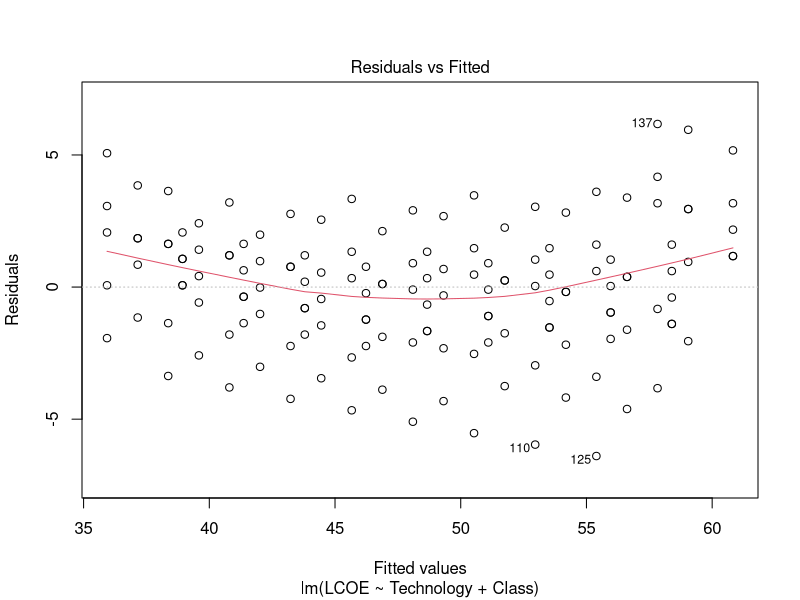
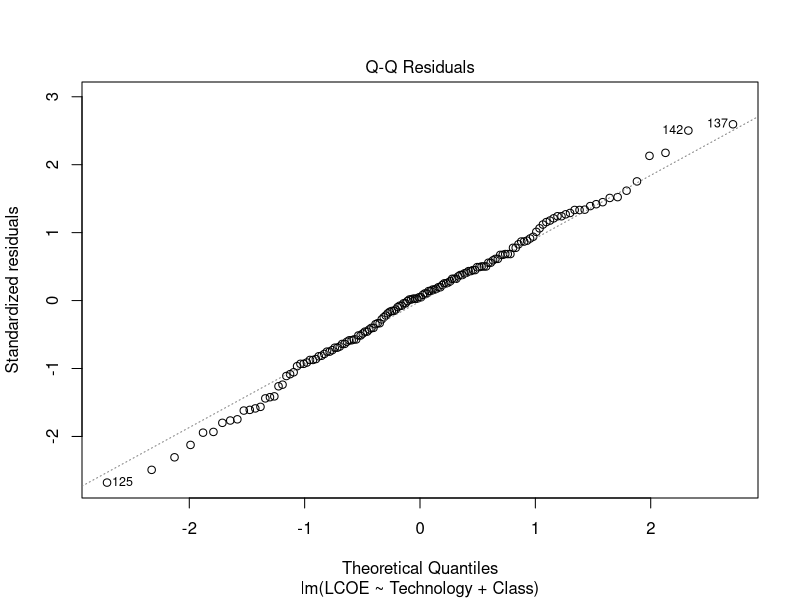
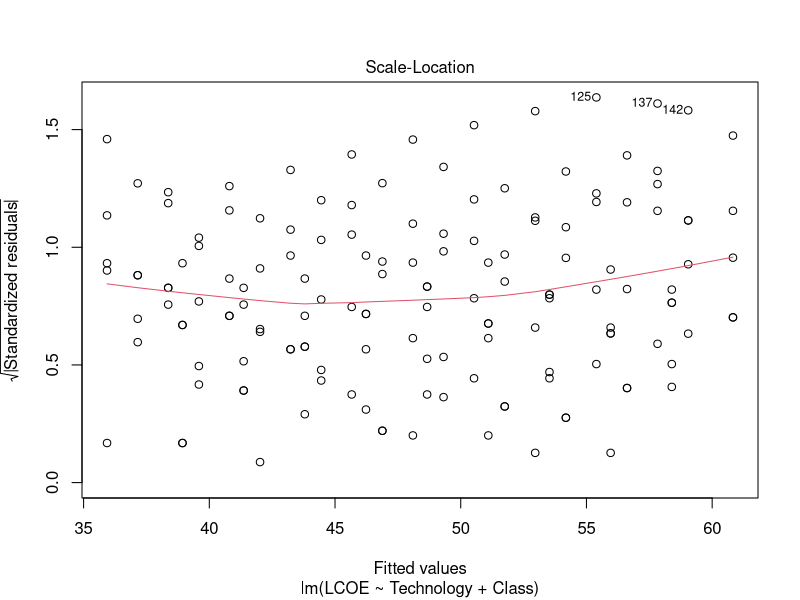
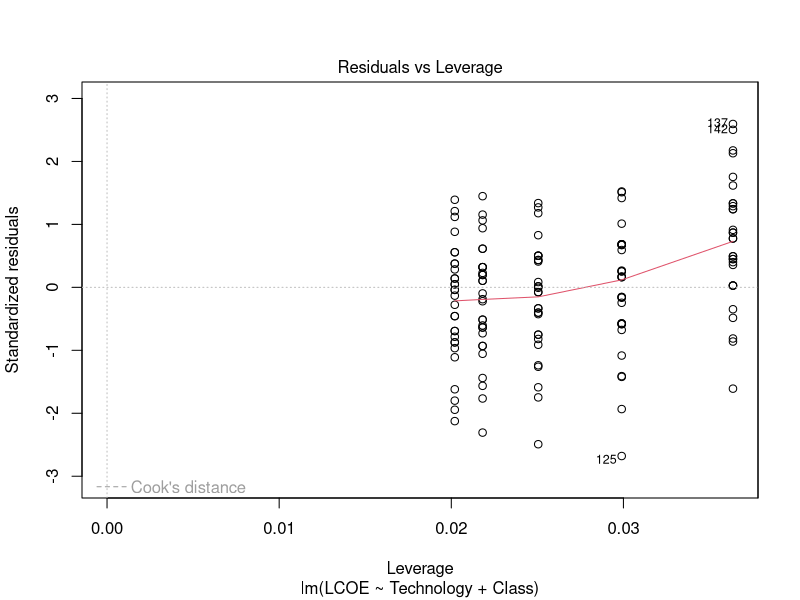

These charts were generated, in order, by the following R code: (Note: this script raises an error after producing the figures.)
## ---- chunk 1
#Load packages
library(tidyverse)
library(here)
library(dplyr)
library(readxl)
library(openxlsx)

#Load in data
Solar_ATB <- read.csv("Processed_Data/Solar_ATB_Long.csv")
## ---- chunk 2
Model1.lm <- lm(LCOE ~
                Technology +
                Class,
                data = Solar_ATB)
summary(Model1.lm)
plot(Model1.lm)

view(Solar_ATB)

## ---- chunk 3
# Remove data point 28,29,30
Solar_ATB_Model1.2 <- Solar_ATB[-c(28,29,30),]
Model1.2.lm <- lm(LCOE ~
                Technology +
                Net_Cap_Factor,
             data = Solar_ATB_Model1.2)
summary(Model1.2.lm)
plot(Model1.2.lm)
AIC(Model1.2.lm)


# Remove data point 28,29,30
Solar_ATB_Model1.3 <- Solar_ATB[-c(28,29,30),]
Model1.3.lm <- lm(LCOE ~
                Technology +
                Class,
             data = Solar_ATB_Model1.2)
summary(Model1.3.lm)
plot(Model1.3.lm)
AIC(Model1.3.lm)
## ---- chunk 4
Model2.lm <- lm(LCOE ~
                Technology +
                Net_Cap_Factor,
             data = Solar_ATB)
summary(Model2.lm)
plot(Model2.lm)
## ---- chunk 5
# Remove data point 1,29,30
Solar_ATB_Model2.2 <- Solar_ATB[-c(1,29,30),]
Model2.2.lm <- lm(LCOE ~
                Technology +
                Net_Cap_Factor,
             data = Solar_ATB_Model2.2)
summary(Model2.2.lm)
plot(Model2.2.lm)
AIC(Model2.2.lm)
## ---- chunk 6
# Model variable: Technology and generation
Model3.lm <- lm(LCOE ~
                Technology +
                log(Annual_Energy_Production),
             data = Solar_ATB)
summary(Model3.lm)
plot(Model3.lm)
## ---- chunk 7
# Remove data point 1,29,30
Solar_ATB_Model3.2 <- Solar_ATB[-c(1,29,30),]
Model3.2.lm <- lm(LCOE ~
                Technology +
                log(Annual_Energy_Production),
             data = Solar_ATB_Model3.2)
summary(Model3.2.lm)
plot(Model3.2.lm)
AIC(Model3.2.lm)
